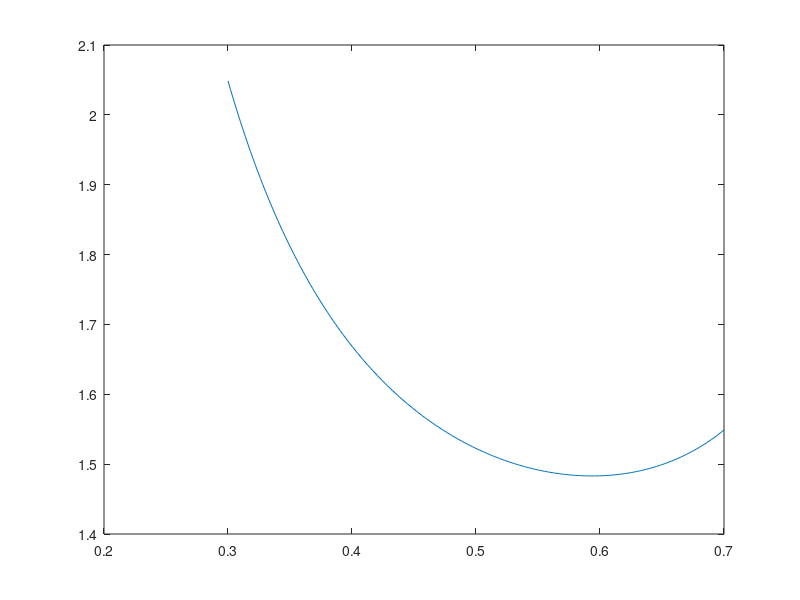

Write the MATLAB code that produced this figure.
H = [1, 0.8];
G = H.^2;
bvec = [0.4, 0.3];
w = [1, 0.5];
t = linspace(0.3, 0.7, 200);
E1 = t.*(2.^(2*bvec(1)./t) - 1)/G(1);
E2 = (1-t).*(2.^(2*bvec(2)./(1-t)) - 1)/G(2);
plot(t, (w(1)*E1+w(2)*E2));
